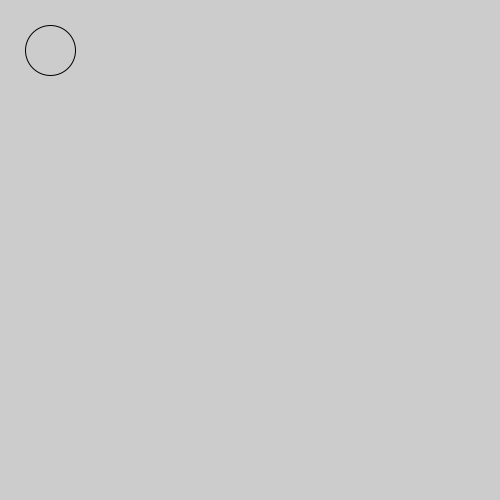
Frame 1 (no input)
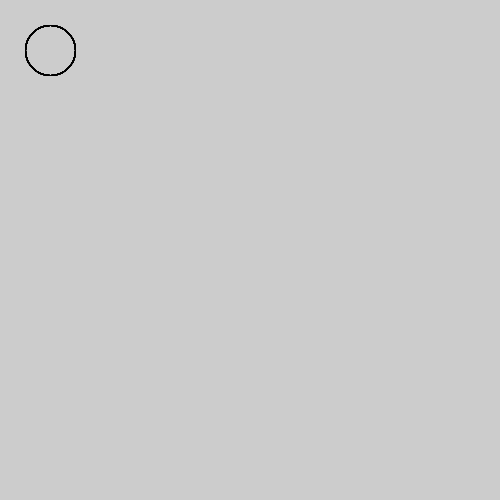
Frame 60 (the mouse pressed at the canvas centre just before this capture)
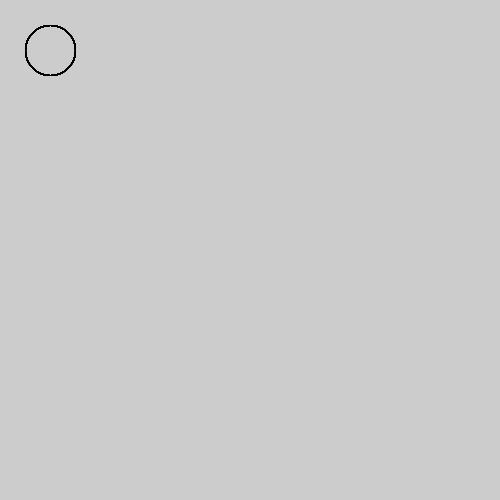
Frame 120 (the mouse held since frame 60 and released just before this capture)

The Processing sketch that drew these frames (run headless with seeded random() and noise(); from frame 60 on, the mouse is pressed at the canvas centre):

// Processing sketch: Processing
// ── Processing.pde
float centX = width / 2;
float centY = height / 2;

void setup(){
    size(500 , 500);
}

void draw(){
    noFill();
    ellipse(centX, centY, 50, 50);//x,y,幅,高さ
}
